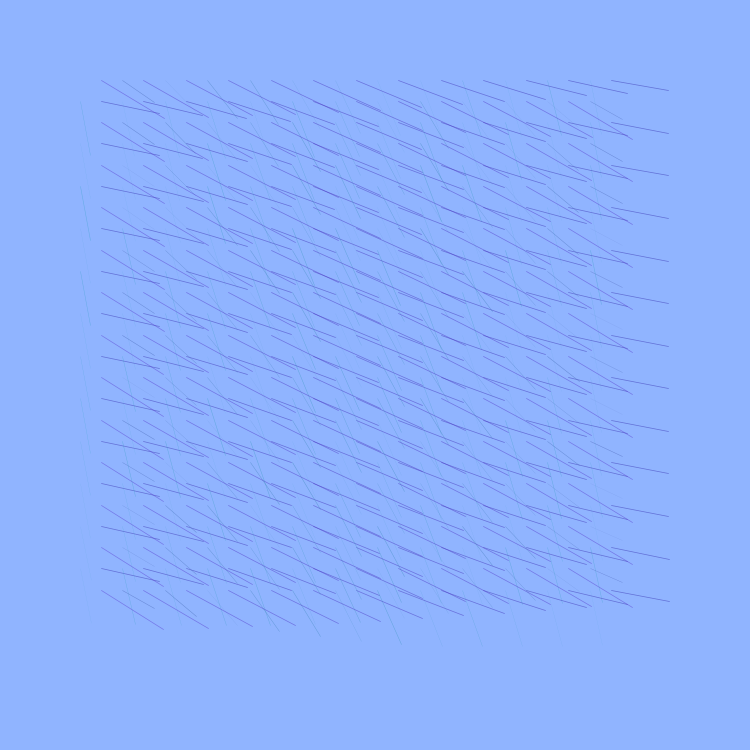
Frame 1 (no input)
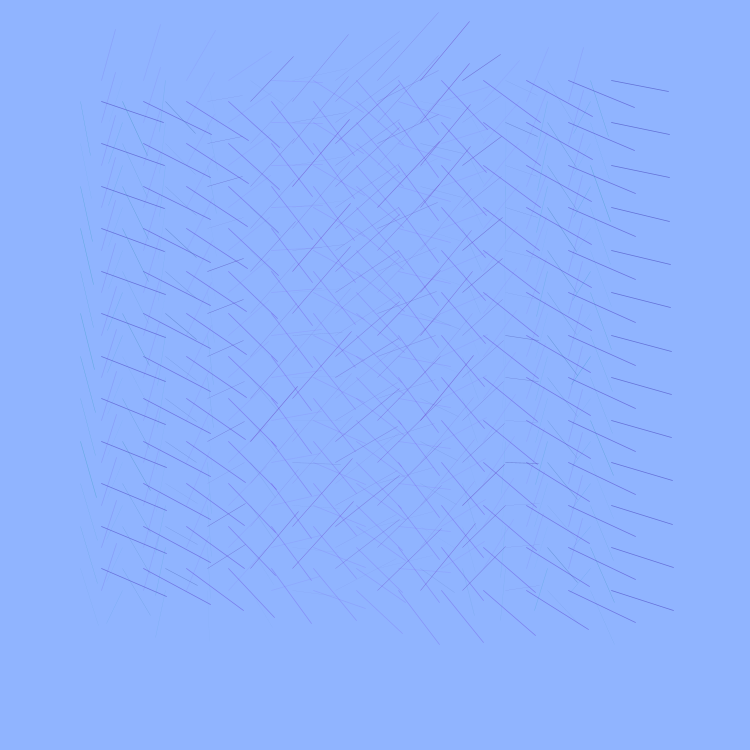
Frame 60 (the mouse pressed at the canvas centre just before this capture)
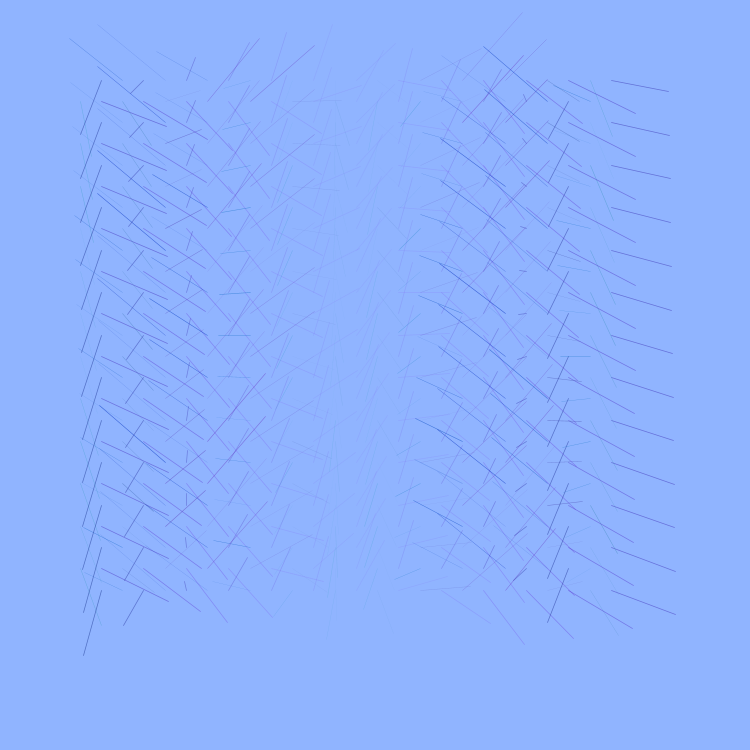
Frame 120 (the mouse held since frame 60 and released just before this capture)

The Processing sketch that drew these frames (run headless with seeded random() and noise(); from frame 60 on, the mouse is pressed at the canvas centre):

// Processing sketch: processing_151261
// ── processing_151261.pde

/*
 *
 * Paul Smith
 * After Indae Hwang and Jon McCormack
 * 
 */

void setup() {
  size(750, 750);
  background(144,180,255);
  rectMode(CENTER);
  noStroke();
}


void draw() {
  background(144,180,255);
  noStroke();

  int num = 25;
  int margin = 80;
  float colourOff = 0;

  float gutter = 0; //distance between each cell
  float cellsize = ( width - (3 * margin) - gutter * (num - 1) ) / (num - 1);

  int circleNumber = 0; // counter

  for (int i=0; i<num; i++) {
    for (int j=0; j<num; j++) {
      ++circleNumber;
      
      float tx = tx = margin + cellsize * i + gutter * i;
      float ty = margin + cellsize * j + gutter * j;
      float tangle = 0;
      
      if ( j % 2 == 0 ) {
           tx = margin + cellsize * (num -i ) + gutter * (num-i);
      } else {
           tx = margin + cellsize * i + gutter * i;
      }
      

      tangle = circleNumber * TWO_PI * millis() *.0000015;
      colourOff = circleNumber * TWO_PI * millis() * .0000003;
      float xvar = circleNumber * TWO_PI * millis() * .00000045;
      float xvarb = circleNumber * TWO_PI * millis() * .00000015;
      float yvar = circleNumber * TWO_PI * millis() * .00000090;
      float yvarb = circleNumber * TWO_PI * millis() * .00000060;
      float balvar = circleNumber * TWO_PI * millis() *  .0000005; 
      float balvarb = circleNumber * TWO_PI * millis() * .00000075; 

      
      if (circleNumber % 2 ==0) {
        ballerinas(tx, ty, cellsize, tangle, colourOff, xvar, yvar, balvarb);
      } else {
        dancers(tx, ty, cellsize, tangle, colourOff, xvarb, yvarb, balvar);
      }
    }
  }
}//end of draw 


void dancers(float x, float y, float size, float angle, float chcol, float xvar, float yvar, float bvar) {

  // calculate endpoint of the line
  int colvar = (int) degrees(sin(chcol)); 
  xvar = degrees(cos(xvar));
  yvar = degrees(sin(yvar));
  bvar = degrees(cos(bvar));
  
  
  float tempX = x + (size / 2) * sin(angle);
  float tempY = y + (size / 2) * cos(angle);

  strokeWeight(.75);
  
 stroke(60+colvar,55, 180+colvar, 80+bvar);
  line(x, y, xvar+tempX,yvar+tempY); 
 
}

void ballerinas(float x, float y, float size, float angle, float chcol, float xvar, float yvar, float bvar) {
  angle = 360 - angle;
  int colvar = (int) degrees(sin(chcol)); 
  xvar = degrees(sin(xvar));
  yvar = degrees(cos(yvar));
  bvar = degrees(sin(bvar));
 
  
  // calculate endpoint of the line
  float tempX = x + (size / 2) * sin(angle);
  float tempY = y + (size / 2) * cos(angle);

  strokeWeight(random(.6));
  
 stroke(42+xvar,100+yvar, 190, 100+bvar);
   line(x, y, xvar+tempX,yvar+tempY);

}
